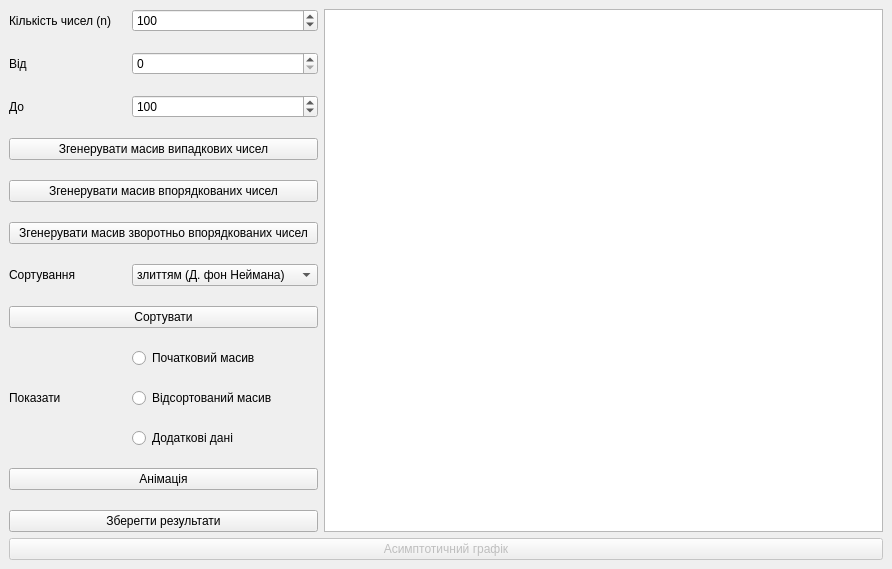
<?xml version="1.0" encoding="UTF-8"?>
<ui version="4.0">
 <class>MainWindow</class>
 <widget class="QMainWindow" name="MainWindow">
  <property name="geometry">
   <rect>
    <x>0</x>
    <y>0</y>
    <width>892</width>
    <height>569</height>
   </rect>
  </property>
  <property name="sizePolicy">
   <sizepolicy hsizetype="Preferred" vsizetype="Expanding">
    <horstretch>0</horstretch>
    <verstretch>0</verstretch>
   </sizepolicy>
  </property>
  <property name="windowTitle">
   <string>Упорядкування масивів</string>
  </property>
  <widget class="QWidget" name="centralwidget">
   <layout class="QFormLayout" name="formLayout">
    <item row="0" column="1">
     <widget class="QTextBrowser" name="textBrowser">
      <property name="sizePolicy">
       <sizepolicy hsizetype="Expanding" vsizetype="Expanding">
        <horstretch>0</horstretch>
        <verstretch>0</verstretch>
       </sizepolicy>
      </property>
      <property name="sizeAdjustPolicy">
       <enum>QAbstractScrollArea::AdjustToContentsOnFirstShow</enum>
      </property>
      <property name="html">
       <string>&lt;!DOCTYPE HTML PUBLIC &quot;-//W3C//DTD HTML 4.0//EN&quot; &quot;http://www.w3.org/TR/REC-html40/strict.dtd&quot;&gt;
&lt;html&gt;&lt;head&gt;&lt;meta name=&quot;qrichtext&quot; content=&quot;1&quot; /&gt;&lt;meta charset=&quot;utf-8&quot; /&gt;&lt;style type=&quot;text/css&quot;&gt;
p, li { white-space: pre-wrap; }
hr { height: 1px; border-width: 0; }
li.unchecked::marker { content: &quot;\2610&quot;; }
li.checked::marker { content: &quot;\2612&quot;; }
&lt;/style&gt;&lt;/head&gt;&lt;body style=&quot; font-family:'Segoe UI'; font-size:9pt; font-weight:400; font-style:normal;&quot;&gt;
&lt;p style=&quot;-qt-paragraph-type:empty; margin-top:0px; margin-bottom:0px; margin-left:0px; margin-right:0px; -qt-block-indent:0; text-indent:0px;&quot;&gt;&lt;br /&gt;&lt;/p&gt;&lt;/body&gt;&lt;/html&gt;</string>
      </property>
     </widget>
    </item>
    <item row="0" column="0">
     <layout class="QFormLayout" name="Left">
      <property name="horizontalSpacing">
       <number>20</number>
      </property>
      <property name="verticalSpacing">
       <number>20</number>
      </property>
      <item row="0" column="0">
       <widget class="QLabel" name="label_n">
        <property name="sizePolicy">
         <sizepolicy hsizetype="Preferred" vsizetype="Preferred">
          <horstretch>0</horstretch>
          <verstretch>0</verstretch>
         </sizepolicy>
        </property>
        <property name="text">
         <string>Кількість чисел (n)</string>
        </property>
       </widget>
      </item>
      <item row="0" column="1">
       <widget class="QSpinBox" name="SizeBox">
        <property name="sizePolicy">
         <sizepolicy hsizetype="Preferred" vsizetype="Preferred">
          <horstretch>0</horstretch>
          <verstretch>0</verstretch>
         </sizepolicy>
        </property>
        <property name="minimum">
         <number>10</number>
        </property>
        <property name="maximum">
         <number>1000000</number>
        </property>
        <property name="stepType">
         <enum>QAbstractSpinBox::AdaptiveDecimalStepType</enum>
        </property>
        <property name="value">
         <number>100</number>
        </property>
       </widget>
      </item>
      <item row="1" column="0">
       <widget class="QLabel" name="label">
        <property name="text">
         <string>Від</string>
        </property>
       </widget>
      </item>
      <item row="1" column="1">
       <widget class="QSpinBox" name="MinValueBox">
        <property name="maximum">
         <number>100000</number>
        </property>
        <property name="stepType">
         <enum>QAbstractSpinBox::AdaptiveDecimalStepType</enum>
        </property>
       </widget>
      </item>
      <item row="2" column="0">
       <widget class="QLabel" name="label_2">
        <property name="text">
         <string>До</string>
        </property>
       </widget>
      </item>
      <item row="2" column="1">
       <widget class="QSpinBox" name="MaxValueBox">
        <property name="minimum">
         <number>10</number>
        </property>
        <property name="maximum">
         <number>100000</number>
        </property>
        <property name="stepType">
         <enum>QAbstractSpinBox::AdaptiveDecimalStepType</enum>
        </property>
        <property name="value">
         <number>100</number>
        </property>
       </widget>
      </item>
      <item row="3" column="0" colspan="2">
       <widget class="QPushButton" name="Generate">
        <property name="sizePolicy">
         <sizepolicy hsizetype="Preferred" vsizetype="Preferred">
          <horstretch>0</horstretch>
          <verstretch>0</verstretch>
         </sizepolicy>
        </property>
        <property name="text">
         <string>Згенерувати масив випадкових чисел</string>
        </property>
       </widget>
      </item>
      <item row="6" column="0">
       <widget class="QLabel" name="label_sort">
        <property name="sizePolicy">
         <sizepolicy hsizetype="Preferred" vsizetype="Preferred">
          <horstretch>0</horstretch>
          <verstretch>0</verstretch>
         </sizepolicy>
        </property>
        <property name="text">
         <string>Сортування</string>
        </property>
       </widget>
      </item>
      <item row="6" column="1">
       <widget class="QComboBox" name="MethodBox">
        <property name="sizePolicy">
         <sizepolicy hsizetype="Preferred" vsizetype="Preferred">
          <horstretch>0</horstretch>
          <verstretch>0</verstretch>
         </sizepolicy>
        </property>
        <item>
         <property name="text">
          <string>злиттям (Д. фон Неймана)</string>
         </property>
        </item>
        <item>
         <property name="text">
          <string>швидке сортування</string>
         </property>
        </item>
        <item>
         <property name="text">
          <string>інтроспективне сортування</string>
         </property>
        </item>
       </widget>
      </item>
      <item row="7" column="0" colspan="2">
       <widget class="QPushButton" name="Sort">
        <property name="sizePolicy">
         <sizepolicy hsizetype="Preferred" vsizetype="Preferred">
          <horstretch>0</horstretch>
          <verstretch>0</verstretch>
         </sizepolicy>
        </property>
        <property name="text">
         <string>Сортувати</string>
        </property>
       </widget>
      </item>
      <item row="8" column="1">
       <widget class="QRadioButton" name="Unsorted">
        <property name="text">
         <string>Початковий масив</string>
        </property>
       </widget>
      </item>
      <item row="9" column="0">
       <widget class="QLabel" name="label_show">
        <property name="text">
         <string>Показати</string>
        </property>
       </widget>
      </item>
      <item row="9" column="1">
       <widget class="QRadioButton" name="Sorted">
        <property name="text">
         <string>Відсортований масив</string>
        </property>
       </widget>
      </item>
      <item row="10" column="1">
       <widget class="QRadioButton" name="AdditionalData">
        <property name="text">
         <string>Додаткові дані</string>
        </property>
       </widget>
      </item>
      <item row="11" column="0" colspan="2">
       <widget class="QPushButton" name="Animation">
        <property name="sizePolicy">
         <sizepolicy hsizetype="Preferred" vsizetype="Preferred">
          <horstretch>0</horstretch>
          <verstretch>0</verstretch>
         </sizepolicy>
        </property>
        <property name="text">
         <string>Анімація</string>
        </property>
       </widget>
      </item>
      <item row="12" column="0" colspan="2">
       <widget class="QPushButton" name="Save">
        <property name="text">
         <string>Зберегти результати</string>
        </property>
       </widget>
      </item>
      <item row="4" column="0" colspan="2">
       <widget class="QPushButton" name="AscendingButton">
        <property name="text">
         <string>Згенерувати масив впорядкованих чисел</string>
        </property>
       </widget>
      </item>
      <item row="5" column="0" colspan="2">
       <widget class="QPushButton" name="DescendingButton">
        <property name="text">
         <string>Згенерувати масив зворотньо впорядкованих чисел</string>
        </property>
       </widget>
      </item>
     </layout>
    </item>
    <item row="1" column="0" colspan="2">
     <widget class="QPushButton" name="asymtoticButton">
      <property name="enabled">
       <bool>false</bool>
      </property>
      <property name="text">
       <string>Асимптотичний графік</string>
      </property>
     </widget>
    </item>
   </layout>
  </widget>
 </widget>
 <resources/>
 <connections/>
</ui>
